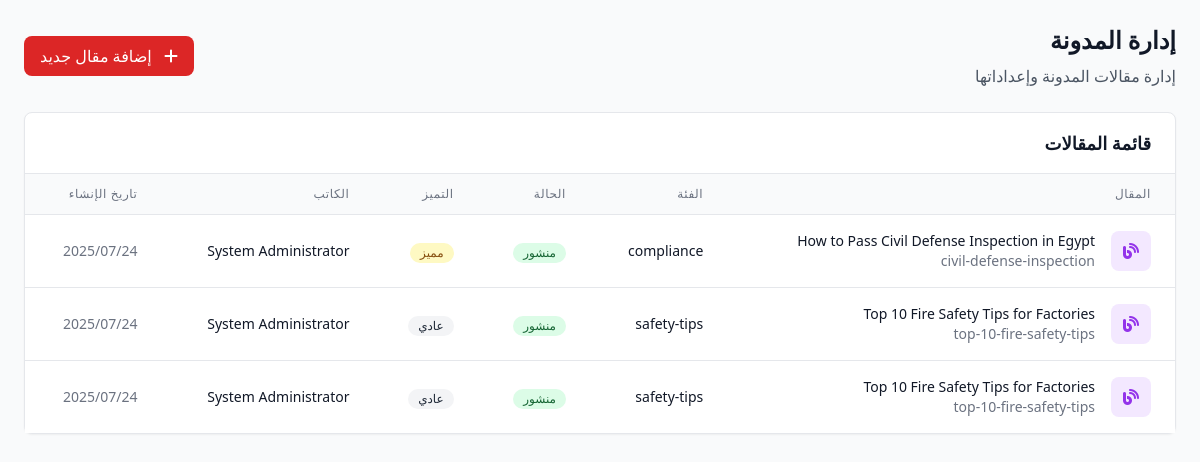
The app's page /admin/blog_simple.php with its own data.
### tables this page shows
CREATE TABLE `blog_posts` (
  `id` int(11) NOT NULL,
  `category_id` int(11) NOT NULL,
  `slug` varchar(100) NOT NULL,
  `author_id` int(11) NOT NULL,
  `featured_image` varchar(255) DEFAULT NULL,
  `reading_time` int(11) DEFAULT NULL,
  `status` enum('draft','published','archived') DEFAULT 'draft',
  `is_featured` tinyint(1) DEFAULT 0,
  `views_count` int(11) DEFAULT 0,
  `likes_count` int(11) DEFAULT 0,
  `shares_count` int(11) DEFAULT 0,
  `published_at` timestamp NULL DEFAULT NULL,
  `created_at` timestamp NOT NULL DEFAULT current_timestamp(),
  `updated_at` timestamp NOT NULL DEFAULT current_timestamp() ON UPDATE current_timestamp()
);

CREATE TABLE `blog_post_translations` (
  `id` int(11) NOT NULL,
  `post_id` int(11) NOT NULL,
  `language_id` int(11) NOT NULL,
  `title` varchar(255) NOT NULL,
  `excerpt` text DEFAULT NULL,
  `content` longtext DEFAULT NULL,
  `tags` longtext DEFAULT NULL CHECK (json_valid(`tags`)),
  `meta_title` varchar(255) DEFAULT NULL,
  `meta_description` text DEFAULT NULL,
  `meta_keywords` text DEFAULT NULL,
  `og_title` varchar(255) DEFAULT NULL,
  `og_description` text DEFAULT NULL,
  `created_at` timestamp NOT NULL DEFAULT current_timestamp(),
  `updated_at` timestamp NOT NULL DEFAULT current_timestamp() ON UPDATE current_timestamp()
);

CREATE TABLE `blog_categories` (
  `id` int(11) NOT NULL,
  `slug` varchar(100) NOT NULL,
  `color` varchar(7) DEFAULT '#DC2626',
  `sort_order` int(11) DEFAULT 0,
  `is_active` tinyint(1) DEFAULT 1,
  `created_at` timestamp NOT NULL DEFAULT current_timestamp(),
  `updated_at` timestamp NOT NULL DEFAULT current_timestamp() ON UPDATE current_timestamp()
);

### admin/blog_simple.php (the view, shortened to what this page needs)
<?php
require_once '../config.php';
$posts = [];
try {
    $stmt = $pdo->query("
        SELECT
            bp.id,
            bp.slug,
            bp.category_id,
            bp.author_id,
            bp.featured_image,
            bp.reading_time,
            bp.status,
            bp.is_featured,
            bp.views_count,
            bp.published_at,
            bp.created_at,
            bp.updated_at,
            CONCAT(u.first_name, ' ', u.last_name) as created_by_name,
            bc.slug as category_slug,
            bpt.title as ar_title,
            bpt.excerpt as ar_excerpt,
            bpt.content as ar_content,
            bpt.meta_title as ar_meta_title,
            bpt.meta_description as ar_meta_description,
            bpt.tags as ar_tags
        FROM blog_posts bp
        LEFT JOIN users u ON bp.author_id = u.id
        LEFT JOIN blog_categories bc ON bp.category_id = bc.id
        LEFT JOIN blog_post_translations bpt ON bp.id = bpt.post_id AND bpt.language_id = 1
        ORDER BY bp.created_at DESC
    ");
    $posts = $stmt->fetchAll();
} catch (PDOException $e) {
    $error = 'حدث خطأ أثناء جلب المقالات: ' . $e->getMessage();
    error_log('Fetch Blog Posts Error: ' . $e->getMessage());
}
?>
<!DOCTYPE html>
<html lang="ar" dir="rtl">
<head>
    <script src="https://cdn.tailwindcss.com"></script>
    <link rel="stylesheet" href="https://cdnjs.cloudflare.com/ajax/libs/font-awesome/6.4.0/css/all.min.css">
</head>
<body class="bg-gray-50">
    <div class="p-6">
        <div class="mb-6">
            <div class="flex items-center justify-between">
                <div>
                    <h1 class="text-2xl font-bold text-gray-900 mb-2">إدارة المدونة</h1>
                    <p class="text-gray-600">إدارة مقالات المدونة وإعداداتها</p>
                </div>
                <button onclick="alert('إضافة مقال جديد')" class="bg-red-600 text-white px-4 py-2 rounded-lg hover:bg-red-700 transition-colors duration-200">
                    <i class="fas fa-plus ml-2"></i>
                    إضافة مقال جديد
                </button>
            </div>
        </div>
        <div class="bg-white rounded-lg shadow-sm border border-gray-200">
            <div class="px-6 py-4 border-b border-gray-200">
                <h3 class="text-lg font-semibold text-gray-900">قائمة المقالات</h3>
            </div>
            <div class="overflow-x-auto">
                <table class="min-w-full divide-y divide-gray-200">
                    <thead class="bg-gray-50">
                        <tr>
                            <th class="px-6 py-3 text-right text-xs font-medium text-gray-500 uppercase tracking-wider">
                                المقال
                            </th>
                            <th class="px-6 py-3 text-right text-xs font-medium text-gray-500 uppercase tracking-wider">
                                الفئة
                            </th>
                            <th class="px-6 py-3 text-right text-xs font-medium text-gray-500 uppercase tracking-wider">
                                الحالة
                            </th>
                            <th class="px-6 py-3 text-right text-xs font-medium text-gray-500 uppercase tracking-wider">
                                التميز
                            </th>
                            <th class="px-6 py-3 text-right text-xs font-medium text-gray-500 uppercase tracking-wider">
                                الكاتب
                            </th>
                            <th class="px-6 py-3 text-right text-xs font-medium text-gray-500 uppercase tracking-wider">
                                تاريخ الإنشاء
                            </th>
                        </tr>
                    </thead>
                    <tbody class="bg-white divide-y divide-gray-200">
                        <?php if (empty($posts)): ?>
                            <tr>
                                <td colspan="6" class="px-6 py-12 text-center">
                                    <div class="text-gray-500">
                                        <i class="fas fa-blog text-4xl mb-4"></i>
                                        <p class="text-lg font-medium">لا توجد مقالات</p>
                                        <p class="text-sm">ابدأ بإضافة مقال جديد</p>
                                    </div>
                                </td>
                            </tr>
                        <?php else: ?>
                            <?php foreach ($posts as $post): ?>
                                <tr class="hover:bg-gray-50">
                                    <td class="px-6 py-4 whitespace-nowrap">
                                        <div class="flex items-center">
                                            <div class="flex-shrink-0 h-10 w-10">
                                                <div class="h-10 w-10 rounded-lg bg-purple-100 flex items-center justify-center">
                                                    <i class="fas fa-blog text-purple-600"></i>
                                                </div>
                                            </div>
                                            <div class="mr-4">
                                                <div class="text-sm font-medium text-gray-900">
                                                    <?php echo htmlspecialchars($post['ar_title'] ?? $post['en_title'] ?? 'بدون عنوان'); ?>
                                                </div>
                                                <div class="text-sm text-gray-500">
                                                    <?php echo htmlspecialchars($post['slug'] ?? ''); ?>
                                                </div>
                                            </div>
                                        </div>
                                    </td>
                                    <td class="px-6 py-4 whitespace-nowrap text-sm text-gray-900">
                                        <?php echo htmlspecialchars($post['category_slug'] ?? 'غير محدد'); ?>
                                    </td>
                                    <td class="px-6 py-4 whitespace-nowrap">
                                        <?php if ($post['status'] === 'published'): ?>
                                            <span class="inline-flex items-center px-2.5 py-0.5 rounded-full text-xs font-medium bg-green-100 text-green-800">
                                                منشور
                                            </span>
                                        <?php elseif ($post['status'] === 'draft'): ?>
                                            <span class="inline-flex items-center px-2.5 py-0.5 rounded-full text-xs font-medium bg-yellow-100 text-yellow-800">
                                                مسودة
                                            </span>
                                        <?php else: ?>
                                            <span class="inline-flex items-center px-2.5 py-0.5 rounded-full text-xs font-medium bg-red-100 text-red-800">
                                                مؤرشف
                                            </span>
                                        <?php endif; ?>
                                    </td>
                                    <td class="px-6 py-4 whitespace-nowrap">
                                        <?php if ($post['is_featured'] ?? false): ?>
                                            <span class="inline-flex items-center px-2.5 py-0.5 rounded-full text-xs font-medium bg-yellow-100 text-yellow-800">
                                                مميز
                                            </span>
                                        <?php else: ?>
                                            <span class="inline-flex items-center px-2.5 py-0.5 rounded-full text-xs font-medium bg-gray-100 text-gray-800">
                                                عادي
                                            </span>
                                        <?php endif; ?>
                                    </td>
                                    <td class="px-6 py-4 whitespace-nowrap text-sm text-gray-900">
                                        <?php echo htmlspecialchars($post['created_by_name'] ?? 'غير محدد'); ?>
                                    </td>
                                    <td class="px-6 py-4 whitespace-nowrap text-sm text-gray-500">
                                        <?php echo date('Y/m/d', strtotime($post['created_at'])); ?>
                                    </td>
                                </tr>
                            <?php endforeach; ?>
                        <?php endif; ?>
                    </tbody>
                </table>
            </div>
        </div>
    </div>
</body>
</html>

### records on screen
blog_posts: blog_post_translations.title "How to Pass Civil Defense Inspection in Egypt", slug "civil-defense-inspection", category.slug "compliance", status "منشور", is_featured "مميز", created_by_name "System Administrator", created_at "2025/07/24"
blog_posts: blog_post_translations.title "Top 10 Fire Safety Tips for Factories", slug "top-10-fire-safety-tips", category.slug "safety-tips", status "منشور", is_featured "عادي", created_by_name "System Administrator", created_at "2025/07/24"
